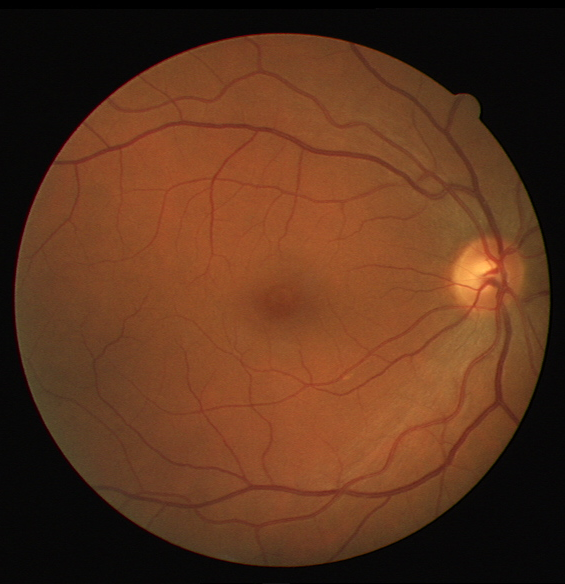
%> input picture Semester2/SceneSegmentationAndInterpretation/Fabrice/HW2/training.tif, 565 x 584 px
$ octave usagelab2.m   (GNU Octave 9; MATLAB toolbox functions it lacks are replaced by stand-ins)
%> lines starting %> are read from the running program, lines starting %| are printed output that depends on the picture; in (x1, y1, x2, y2) boxes, pixels count from 0 and x2, y2 are one past the last pixel; in counts of white or black regions, pixels touching at a corner belong together; the program's own positions count from 1
### Semester2/SceneSegmentationAndInterpretation/Fabrice/HW1/Usman/Lab1&2_USman/preprocessingImg.m
function [imgG,imgLabA,imgLabB] = preprocessingImg(imgIn)
% channels
cform =  makecform('srgb2lab');
imgLab = applycform(imgIn,cform);
imgLabA = imgLab(:,:,2);
imgLabB = imgLab(:,:,3);
imgG = imgLab(:,:,1);
backgroundRed = double(medfilt2(imgG,[30,30]));
imgEq = double(imgG) - backgroundRed;
imgEq(imgEq > 0) = 0;
imgEq = -1*(imgEq);
end

### Semester2/SceneSegmentationAndInterpretation/Fabrice/HW1/Usman/Lab1&2_USman/mgd.m
function x=mgd(N,d,rmean,covariance)
%Generates a Multivariate Gaussian Distribution
%Usage x=mgd(N,d,mu,sigmax)
%
%This function generates N samples from a d-dimension
%Gaussian distribution. It differs from randn by the fact that
%you can specify the mean and the covariance you want when the samples
%are generated.
%
%N - Number of samples to generate
%d - dimension of the Gaussian distribution
%mu - mean around which to center the samples;
%sigmax - covariance matrix for the samples, should be positive definite
%
%Ex. Generate 50 samples from a 2 dimensional multivariate Gaussian
%distribution, with a mean of [4,5] and a covariance matrix of [9,0;0,9].
%x=mgd(50,2,[4,5]',[9,0;0,9]) or x=mgd(50,2,[4 5],[9 0;0 9])
%new version of mgd doesn't use whitening transform
%Updated May 17 2007, Updated Feb 5th 2006, original version 2004.

%Parse input parameters
[rowsm,colsm]=size(rmean);
lengthmean=length(rmean);
[rowsv,colsv]=size(covariance);
if rowsv ~= colsv
    error('Covariance matrix should be square')
end
if lengthmean ~= rowsv
    error('The dimension of the requested mean is not equal to the dimensions of the covariance')
end
if d ~= lengthmean
    error('The mean should have the same dimension as the requested samples')
end
if N < 1
    N=1;
end
N=fix(N); %Make sure N is a whole number

%this allows for generality when passing the mean into the function
if (colsm==1)  %if its a column vector turn it into a row vector
    rmean=rmean';
end

%Start of the program
x=randn(N,d);  %generate the samples using built in Matlab function
xmean=mean(x); %calculate the sample mean

%subtract off the mean when N > 1
%This removes any mean from the Matlab generated numbers
%as N increases the Matlab mean approaches zero
if N>1
 x=x-repmat(xmean,[N,1]);
end
%this is the for loop code
%for i=1:length(x);
%    x(i,:)=x(i,:)-xmean;
%end
%repmat tiles the mean so we don't need the loops

%This makes the Matlab distribution have the covariance wanted by the user
%Computes the Cholesky decomposition of the given variance
%It uses a different method depending on wheter or not variance is positive
%definite. This is used because the the variance is needed which is the
%square root of the covariance
[R,p]=chol(covariance);
if p>0
    x=x*sqrtm(covariance);
else
    x=x*R;
end

%Add back on the desired mean
x=x+repmat(rmean,[N,1]);
%for k=1:cols
%    x(:,k)=x(:,k)+rmean(k);
%end

x = x';


### Semester2/SceneSegmentationAndInterpretation/Fabrice/HW1/Usman/Lab1&2_USman/usagelab2.m
clear all

% Question 1
sigma1 = [0.475 -0.425;-0.425 0.475];
sigma2 = [1 0;0 1];
u1 = [1 1]';
u2 = [4 4]';
% lets generate 50 samples now from each distribution
samples1 =mgd(50,2,u1,sigma1);
samples2 =mgd(50,2,u2,sigma2);
figure(1),
plot(samples1);
title('samples distribution 1')
figure(2),
plot(samples2);
title('samples distribution 2')
% lets now estimate mean and covariance
disp('mean of distrib 1 estimate')
mean(samples1)
disp('actual mean of distr 1')
u1
disp('estimated covariance of distr 1')
cov(samples1(1,:),samples1(2,:))
disp('actual covariance of distribution 1')
sigma1

% now for second distribution
disp('mean of distrib 2 estimate')
mean(samples2)
disp('actual mean of distr 2')
u2
disp('estimated covariance of distr 2')
cov(samples2(1,:),samples2(2,:))
disp('actual covariance of distribution 2')
sigma2
% it can be seen that there is lot of estimation error
% lets augment the number of samples to 1000
samples1 =mgd(1000,2,u1,sigma1);
samples2 =mgd(1000,2,u2,sigma2);

figure(1),
plot(samples1);
title('samples distribution 1')
figure(2),
plot(samples2);
title('samples distribution 2')
% lets now estimate mean and covariance
disp('mean of distrib 1 estimate')
mean(samples1)
disp('actual mean of distr 1')
u1
disp('estimated covariance of distr 1')
cov(samples1(1,:),samples1(2,:))
disp('actual covariance of distribution 1')
sigma1

% now for second distribution
disp('mean of distrib 2 estimate')
mean(samples2)
disp('actual mean of distr 2')
u2
disp('estimated covariance of distr 2')
cov(samples2(1,:),samples2(2,:))
disp('actual covariance of distribution 2')
sigma2
% it can be seen that error has been significantly decreased
estimatedmean1 = mean(samples1);
estimatedmean2 = mean(samples2);
% to do calcualting z value an dploting then measuring distance in 2d
% feature space and plot again to find class and also with manhalobis
% distance

%% Question 2 Naive Bayes
trainingimage = imread('training.tif');
%> trainingimage is the input picture: size 584x565x3 uint8; mean R, G, B 91.4, 51.9, 29
maskvessel = imread('training_mask.gif');
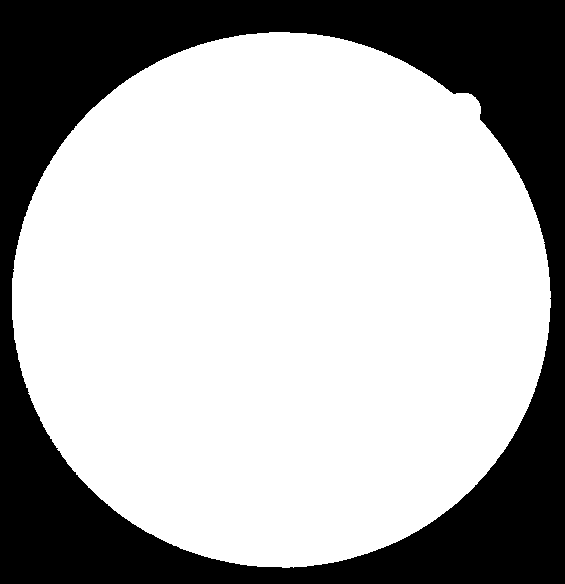
%> input picture Semester2/SceneSegmentationAndInterpretation/Fabrice/HW2/training_mask.gif, 565 x 584 px
%> maskvessel is the input picture: size 584x565 uint8; 68.8% white; 1 black region, box (x1, y1, x2, y2) and area: (0, 0, 565, 584) 102986
vesselimage = imread('training_vessels.gif');
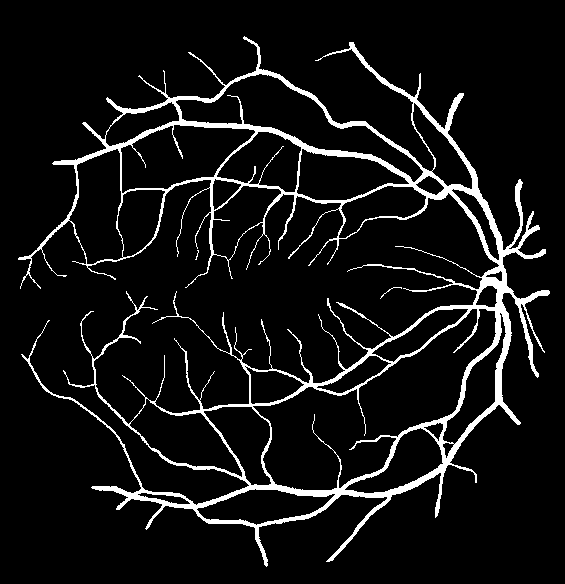
%> input picture Semester2/SceneSegmentationAndInterpretation/Fabrice/HW2/training_vessels.gif, 565 x 584 px
%> vesselimage is the input picture: size 584x565 uint8; 7.6% white; 3 white regions (1 under 20 px), largest, box (x1, y1, x2, y2) and area: (18, 36, 550, 567) 24960, (380, 287, 402, 299) 28
% subplot(2,4,1),
% imshow(trainingimage)
%vesselimage = im2bw(vesselimage,0.5);
% now preprocessing training image
[imageG,imgLaba,imgLabb] = preprocessingImg(trainingimage);
%> in preprocessingImg, `imgLab = applycform(imgIn,cform);`: imgLab: size 584x565x3 uint8; mean of channels 1, 2, 3 67.1, 143.6, 149
%> in preprocessingImg, `imgLabA = imgLab(:,:,2);`:
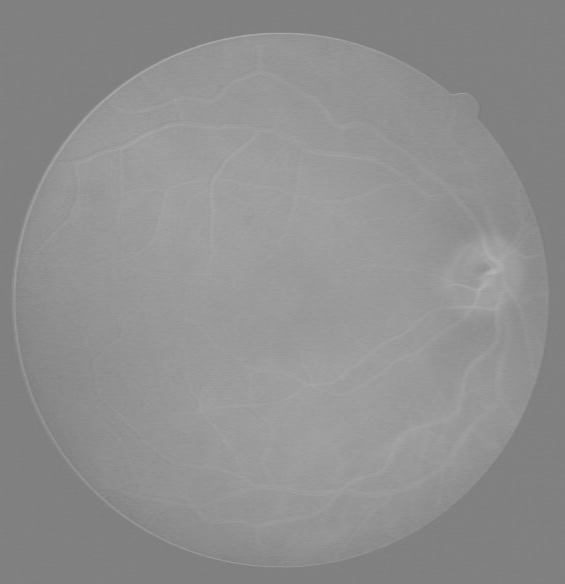
%> imgLabA: size 584x565 uint8; min 123, max 177, mean 143.6
%> in preprocessingImg, `imgG = imgLab(:,:,1);`:
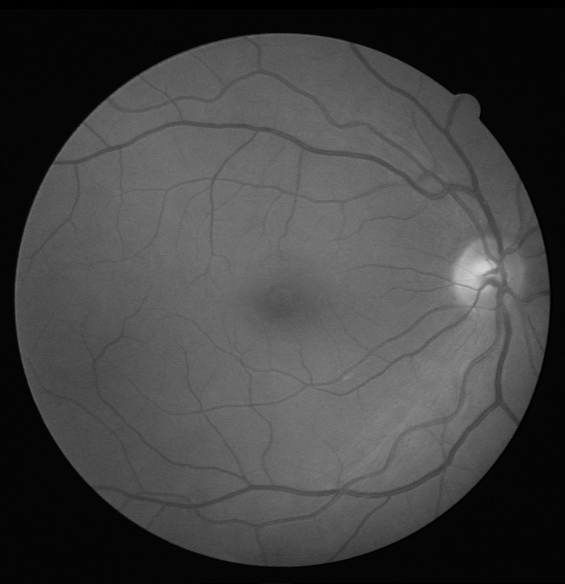
%> imgG: size 584x565 uint8; min 0, max 216, mean 67.1
imageG = double(imageG);
imgLaba = double(imgLaba);
imgLabb = double(imgLabb);
% subplot(2,4,2),
% imshow(imageG,[])
% subplot(2,4,3),
% imshow(imgLaba,[])
% subplot(2,4,4),
% imshow(imgLabb,[])

% Lets build Image vessels mask as it can be seen that training mask image
% selects the overall lobe circular of eye and training vessels selct
% vessels inside that circular region. As given our vessels inside circular
% lobe are positive features and everything else negative. Sop lets make
% Vessel image by combining both mask and vessel training
vesselmaksimage = (maskvessel/2) + (vesselimage/2);
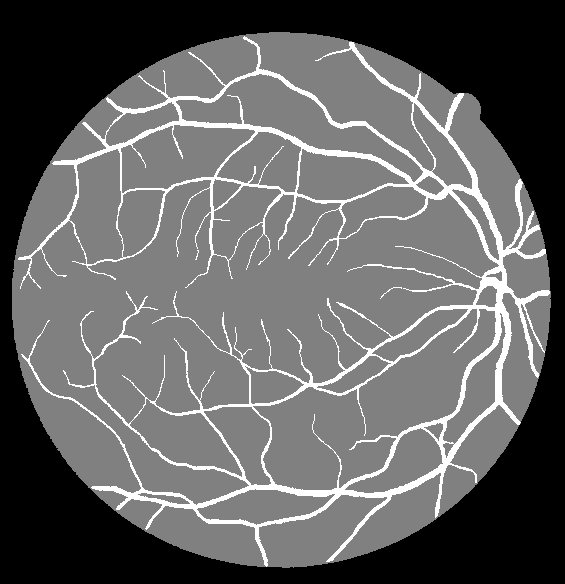
%> vesselmaksimage: size 584x565 uint8; min 0, max 255, mean 97.7
figure(110),
imshow(vesselmaksimage);
%% Now we will apply mask to get positive features from all spaces whcih represent our features

% lets apply mask
%lets make our vessel mask logical first so we can directly access the
%positive features form alll spaces there
logiccalvesselmake = (vesselmaksimage == 255); % as in our mask 255 represent vessels
%> logiccalvesselmake: size 584x565 logical; 7.6% white; 3 white regions (1 under 20 px), largest, box (x1, y1, x2, y2) and area: (18, 36, 550, 567) 24959, (380, 287, 402, 299) 28
pos_feat_imG = imageG(logiccalvesselmake);
pos_feat_imgLaba = imgLaba(logiccalvesselmake);
pos_feat_imgLabb = imgLabb(logiccalvesselmake);
% now we have posiive features of all features
figure(112),
% Lets Plot Histogram of these features
subplot(1,3,1)
hist(double(pos_feat_imG))
title('Positive feature imG')
subplot(1,3,2)
hist(double(pos_feat_imgLaba))
title('Positive feature imlabA')
subplot(1,3,3)
hist(double(pos_feat_imgLabb))
title('Positive feature imlabb')
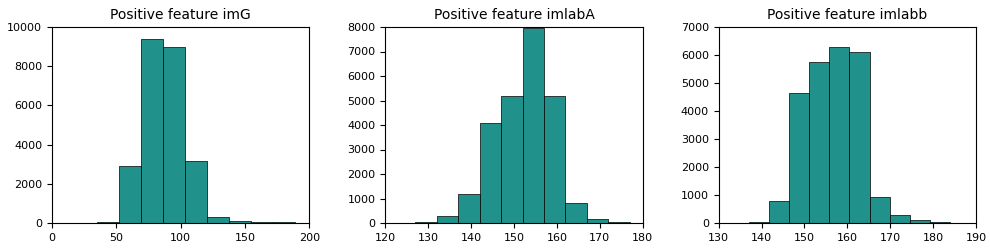
%> figure redrawn from the program's plot data, 3 panels; panel 1: tallest bar 9367 high, from x = 69.3 to 86.4; panel 2: tallest bar 7953 high, from x = 152 to 157; panel 3: tallest bar 6289 high, from x = 155.8 to 160.5

% now lets calculate mean and standard deviation of these posiitive
% features extracted above independently as we have to input it to our
% classifier
pos_feat_imG_mean = mean(pos_feat_imG);
%> pos_feat_imG_mean = 87.66
pos_feat_imG_std = std(pos_feat_imG);
%> pos_feat_imG_std = 15.82
pos_feat_imgLaba_mean = mean(pos_feat_imgLaba);
%> pos_feat_imgLaba_mean = 152.8
pos_feat_imgLaba_std = std(pos_feat_imgLaba);
%> pos_feat_imgLaba_std = 6.46
pos_feat_imgLabb_mean = mean(pos_feat_imgLabb);
%> pos_feat_imgLabb_mean = 156.6
pos_feat_imgLabb_std = std(pos_feat_imgLabb);
%> pos_feat_imgLabb_std = 6.1
%% Now we will Find Negative Features
% if we see our Vessel mask image we created at start negative features are
% all other than vessels and in that image they are equal to 128 inside
% circlelob
logiccalvesselmake_neg = (vesselmaksimage == 128); % as in our mask 255 represent vessels
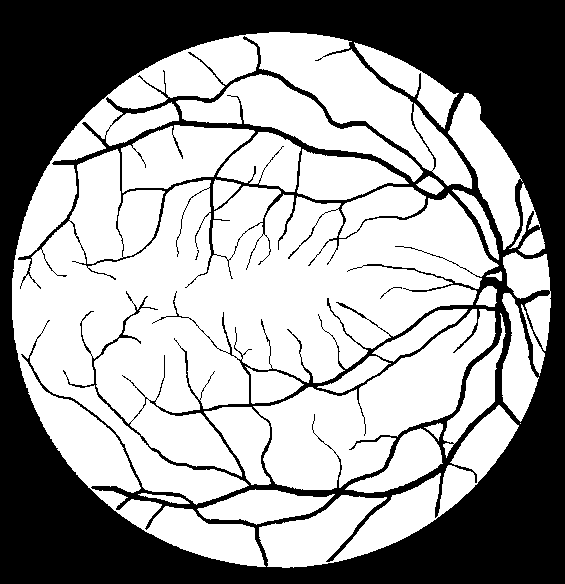
%> logiccalvesselmake_neg: size 584x565 logical; 61.2% white; 3 black regions (1 under 20 px), largest, box (x1, y1, x2, y2) and area: (0, 0, 565, 584) 127944, (380, 287, 402, 299) 28
neg_feat_imG = imageG(logiccalvesselmake);
neg_feat_imgLaba = imgLaba(logiccalvesselmake);
neg_feat_imgLabb = imgLabb(logiccalvesselmake);
% now we have neg features of all features
% Lets Plot Histogram of these features
figure(113),
subplot(1,3,1)
hist(double(neg_feat_imG))
title('neg feature imG')
subplot(1,3,2)
hist(double(neg_feat_imgLaba))
title('neg feature imlabA')
subplot(1,3,3)
hist(double(neg_feat_imgLabb))
title('neg feature imlabb')
%> figure, not shown here; panel 1: tallest bar 9367 high, from x = 69.3 to 86.4; panel 2: tallest bar 7953 high, from x = 152 to 157; panel 3: tallest bar 6289 high, from x = 155.8 to 160.5
% now lets Augment our Parametrs to use with Our Naive Bayes
% help from Abinash and http://www.alceufc.com/2013/09/texture-classification.html
% http://www.mathworks.fr/fr/help/stats/fitnaivebayes.html
% and Matlab Help

positivefeed = [pos_feat_imG pos_feat_imgLaba pos_feat_imgLabb];
negativefeed = [neg_feat_imG neg_feat_imgLaba neg_feat_imgLabb];
trainfeed = [positivefeed ; negativefeed];
trainClassfinal = [ones(size(positivefeed,1),1);zeros(size(negativefeed,1),1)]; % labels for class
%> (the run ends here)
